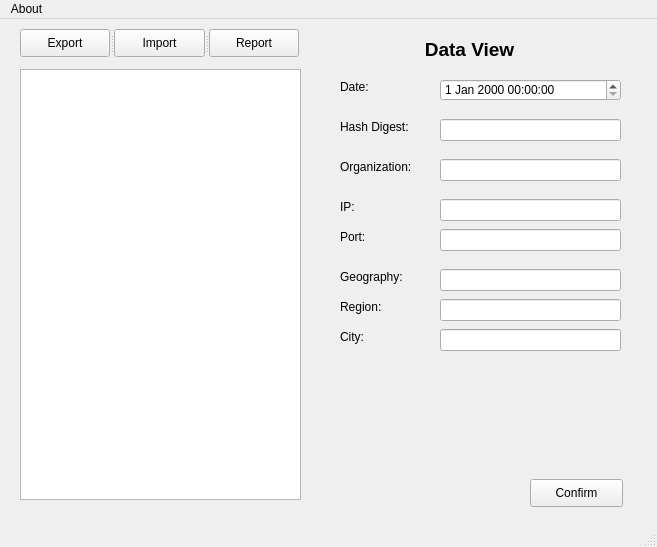
<?xml version="1.0" encoding="UTF-8"?>
<ui version="4.0">
 <class>MainWindow</class>
 <widget class="QMainWindow" name="MainWindow">
  <property name="geometry">
   <rect>
    <x>0</x>
    <y>0</y>
    <width>657</width>
    <height>547</height>
   </rect>
  </property>
  <property name="windowTitle">
   <string>MainWindow</string>
  </property>
  <widget class="QWidget" name="centralwidget">
   <widget class="QLineEdit" name="editPort">
    <property name="geometry">
     <rect>
      <x>440</x>
      <y>210</y>
      <width>181</width>
      <height>22</height>
     </rect>
    </property>
   </widget>
   <widget class="QLineEdit" name="editHashDigest">
    <property name="geometry">
     <rect>
      <x>440</x>
      <y>100</y>
      <width>181</width>
      <height>22</height>
     </rect>
    </property>
   </widget>
   <widget class="QDateTimeEdit" name="dateTime">
    <property name="geometry">
     <rect>
      <x>440</x>
      <y>60</y>
      <width>181</width>
      <height>22</height>
     </rect>
    </property>
   </widget>
   <widget class="QLineEdit" name="editCity">
    <property name="geometry">
     <rect>
      <x>440</x>
      <y>310</y>
      <width>181</width>
      <height>22</height>
     </rect>
    </property>
    <property name="text">
     <string/>
    </property>
   </widget>
   <widget class="QPushButton" name="btnConfirm">
    <property name="geometry">
     <rect>
      <x>530</x>
      <y>460</y>
      <width>93</width>
      <height>28</height>
     </rect>
    </property>
    <property name="text">
     <string>Confirm</string>
    </property>
   </widget>
   <widget class="QLabel" name="lblIp">
    <property name="geometry">
     <rect>
      <x>340</x>
      <y>180</y>
      <width>81</width>
      <height>16</height>
     </rect>
    </property>
    <property name="text">
     <string>IP:</string>
    </property>
   </widget>
   <widget class="QSplitter" name="splitter">
    <property name="geometry">
     <rect>
      <x>20</x>
      <y>10</y>
      <width>279</width>
      <height>28</height>
     </rect>
    </property>
    <property name="orientation">
     <enum>Qt::Horizontal</enum>
    </property>
    <widget class="QPushButton" name="btnExport">
     <property name="text">
      <string>Export</string>
     </property>
    </widget>
    <widget class="QPushButton" name="btnImport">
     <property name="text">
      <string>Import</string>
     </property>
    </widget>
    <widget class="QPushButton" name="btnReport">
     <property name="text">
      <string>Report</string>
     </property>
    </widget>
   </widget>
   <widget class="QLabel" name="lblPort">
    <property name="geometry">
     <rect>
      <x>340</x>
      <y>210</y>
      <width>81</width>
      <height>16</height>
     </rect>
    </property>
    <property name="text">
     <string>Port:</string>
    </property>
   </widget>
   <widget class="QLabel" name="lblOrganization">
    <property name="geometry">
     <rect>
      <x>340</x>
      <y>140</y>
      <width>81</width>
      <height>16</height>
     </rect>
    </property>
    <property name="text">
     <string>Organization:</string>
    </property>
   </widget>
   <widget class="QLabel" name="lblRegion">
    <property name="geometry">
     <rect>
      <x>340</x>
      <y>280</y>
      <width>81</width>
      <height>16</height>
     </rect>
    </property>
    <property name="text">
     <string>Region:</string>
    </property>
   </widget>
   <widget class="QLineEdit" name="editOrganization">
    <property name="geometry">
     <rect>
      <x>440</x>
      <y>140</y>
      <width>181</width>
      <height>22</height>
     </rect>
    </property>
   </widget>
   <widget class="QLabel" name="lblDate">
    <property name="geometry">
     <rect>
      <x>340</x>
      <y>60</y>
      <width>61</width>
      <height>16</height>
     </rect>
    </property>
    <property name="text">
     <string>Date:</string>
    </property>
   </widget>
   <widget class="QLineEdit" name="editIp">
    <property name="geometry">
     <rect>
      <x>440</x>
      <y>180</y>
      <width>181</width>
      <height>22</height>
     </rect>
    </property>
   </widget>
   <widget class="QLabel" name="lblCity">
    <property name="geometry">
     <rect>
      <x>340</x>
      <y>310</y>
      <width>81</width>
      <height>16</height>
     </rect>
    </property>
    <property name="text">
     <string>City:</string>
    </property>
   </widget>
   <widget class="QLabel" name="lblHashDigest">
    <property name="geometry">
     <rect>
      <x>340</x>
      <y>100</y>
      <width>71</width>
      <height>16</height>
     </rect>
    </property>
    <property name="text">
     <string>Hash Digest:</string>
    </property>
   </widget>
   <widget class="QLabel" name="lblGeo">
    <property name="geometry">
     <rect>
      <x>340</x>
      <y>250</y>
      <width>81</width>
      <height>16</height>
     </rect>
    </property>
    <property name="text">
     <string>Geography:</string>
    </property>
   </widget>
   <widget class="QLabel" name="lblMain">
    <property name="geometry">
     <rect>
      <x>344</x>
      <y>20</y>
      <width>251</width>
      <height>20</height>
     </rect>
    </property>
    <property name="font">
     <font>
      <pointsize>14</pointsize>
      <weight>75</weight>
      <bold>true</bold>
      <strikeout>false</strikeout>
     </font>
    </property>
    <property name="text">
     <string>Data View</string>
    </property>
    <property name="alignment">
     <set>Qt::AlignCenter</set>
    </property>
   </widget>
   <widget class="QLineEdit" name="editGeo">
    <property name="geometry">
     <rect>
      <x>440</x>
      <y>250</y>
      <width>181</width>
      <height>22</height>
     </rect>
    </property>
   </widget>
   <widget class="QLineEdit" name="editRegion">
    <property name="geometry">
     <rect>
      <x>440</x>
      <y>280</y>
      <width>181</width>
      <height>22</height>
     </rect>
    </property>
   </widget>
   <widget class="QTableView" name="tableView">
    <property name="geometry">
     <rect>
      <x>20</x>
      <y>50</y>
      <width>281</width>
      <height>431</height>
     </rect>
    </property>
   </widget>
  </widget>
  <widget class="QMenuBar" name="menubar">
   <property name="enabled">
    <bool>true</bool>
   </property>
   <property name="geometry">
    <rect>
     <x>0</x>
     <y>0</y>
     <width>657</width>
     <height>26</height>
    </rect>
   </property>
   <widget class="QMenu" name="menuAbout">
    <property name="toolTip">
     <string>About the tool</string>
    </property>
    <property name="statusTip">
     <string>About the tool</string>
    </property>
    <property name="title">
     <string>About</string>
    </property>
   </widget>
   <addaction name="menuAbout"/>
  </widget>
  <widget class="QStatusBar" name="statusbar"/>
 </widget>
 <resources/>
 <connections/>
</ui>
